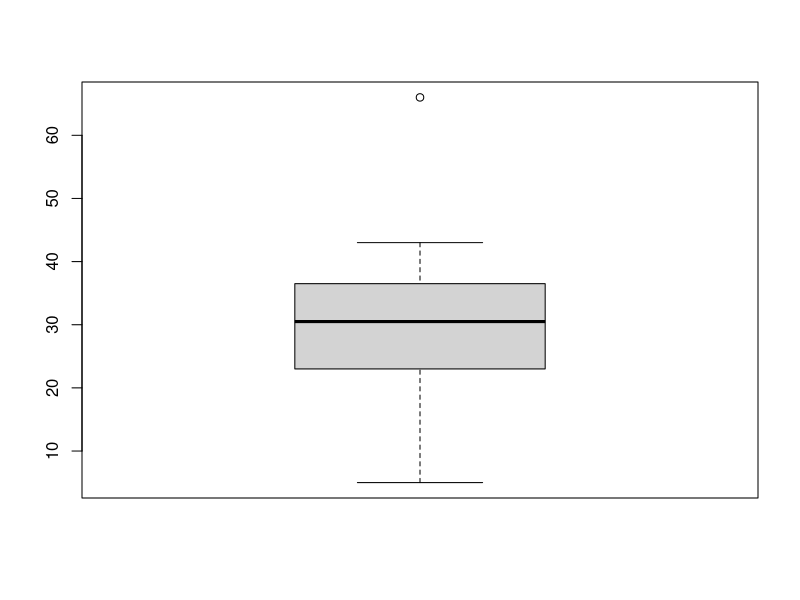

The R script that drew this image:
## ---- chunk 1
90-(90 * .72)
## ---- chunk 2
x=c(6.7,2.7,2.5,3.6,3.4,4.1,4.8)       # Entering the Dataset into a Vector

u=sum(x)/length(x)                      # Calculate the Mean

u                                       # Print the Mean
## ---- chunk 3
Variance = sum((x-u)^2)/(length(x)-1)    # Calculate Variance

sqrt(Variance)                          # Calculate and print Standard Deviation
## ---- chunk 4
set1=c(25,41,27,32,43,66,35,31,15,5,34,26,32,38,16,30,38,30,20,21) # Dataset into a Vector
n=length(set1)              # Obtain number of variables
u=sum(set1)/length(set1)    # Mean
sorted = sort(set1)         # Sort the data into a new vector
                            # The median is the average of the two middle values, 30 and 31
medianvalues = sorted[(length(set1)/2)] + (sorted[(length(set1)/2)]+1)
medianvalues / 2 
## ---- chunk 5
# Q1 = 25th Percentile
quantile(sorted, 0.25)
# Q3 = 75th Percentile
quantile(sorted, 0.75)
# IQR = Q3 - Q1   <-- The interquartile range
IQR(sorted)
## ---- chunk 6
24 - 1.5*(IQR(sorted))               # Lower Limit = Q1 – 1.5 × IQR
## ---- chunk 7
35.75 + 1.5*(IQR(sorted))            # Upper Limit = Q3 + 1.5 × IQR
## ---- chunk 8
boxplot(set1)
